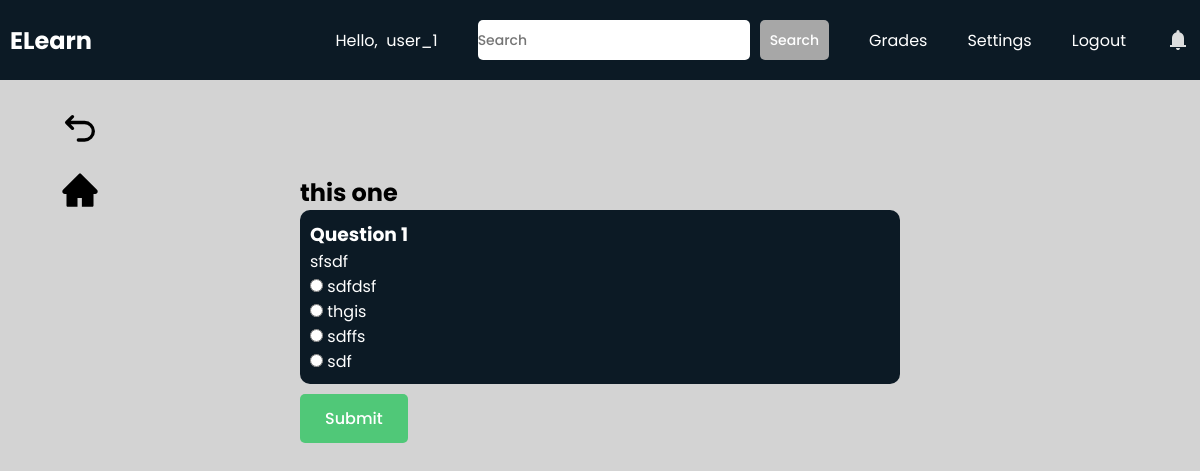
Screenshot of /students/quiz_view/bafcbacc844142ffbedcd6671171f530/bafcbacc844142ffbedcd6671171f530/ (signed in) with the database file from the repository.
### teachers/models.py (models this page shows, shortened)
class Quiz(models.Model):
    id = models.UUIDField(primary_key=True, default=uuid.uuid4, editable=False)
    course = models.ForeignKey(MyClass, on_delete=models.CASCADE, null=True)
    author = models.ForeignKey(User, on_delete=models.CASCADE)
    title = models.CharField(max_length=100)
    is_visible = models.BooleanField(default=False)
    attempts = models.PositiveIntegerField(default=1)
    weight = models.PositiveIntegerField(default=1)
    created_at = models.DateTimeField(default=timezone.now)

class Question(models.Model):
    id = models.AutoField(primary_key=True)
    quiz = models.ForeignKey(Quiz, on_delete=models.CASCADE)
    question_text = models.CharField(max_length=200)
    option1 = models.CharField(max_length=100)
    option2 = models.CharField(max_length=100)
    option3 = models.CharField(max_length=100)
    option4 = models.CharField(max_length=100)
    correct_answer = models.IntegerField(choices=[(1, 'Option 1'), (2, 'Option 2'), (3, 'Option 3'), (4, 'Option 4')])

### students/views.py (the view, shortened to what this page needs)
# urls.py: path("quiz_view/<str:id>/<str:course_id>/", views.quizView, name="quizView"),
def quizView(request, id, course_id):
    quiz = Quiz.objects.get(pk=id)
    questions = Question.objects.filter(quiz=quiz)
    attempt = 0
    try:
        grades = Grade.objects.filter(quiz=quiz, student=request.user)
        attempt = len(grades)
        grades = grades.annotate(max_grade=Max('grade'))
        highest_grade = grades.order_by('-max_grade').first()
    except ObjectDoesNotExist:
        grades = None
    context = {"questions":questions, "quiz":quiz, "courseId":course_id, "attempt":attempt, "grade":highest_grade}
    return render(request, "students/quizview.html", context)

### students/templates/students/quizview.html (shortened to what this page needs)
{% extends 'students/base.html' %}
{% load static %}
{% block extra_css %}
    <link rel="stylesheet" href="{% static 'css/quizview.css' %}">
{% endblock %}
{% block content %}
    <a class="backbtn" href="{% url 'students:quizHub' courseId%}"><svg xmlns="http://www.w3.org/2000/svg" width="24" height="24" viewBox="0 0 24 24"><path fill="none" stroke="currentColor" stroke-linecap="round" stroke-linejoin="round" stroke-width="2" d="M11 18h3.75a5.25 5.25 0 1 0 0-10.5H5M7.5 4L4 7.5L7.5 11"/></svg></a>
    <a class="backbtn" id="homebtn" href="{% url 'students:course' courseId%}"></a>
    <div id="contentwrapper">
        <div id="content">
            <div id="wrapper" {% if grade %}style="display: none;"{% endif %}>
                <h2>{{quiz.title}}</h2>
                <div id="quiz-wrapper">
                    <form id="form" method="post">
                        {% for question in questions %}
                        <div class="questions">
                            <h3>Question {{ forloop.counter }}</h3>
                            <p>{{ question.question_text }}</p>
                            {% if question.option1 %}
                                <label>
                                    <input type="radio" name="{{question.id}}" value="1"> {{ question.option1 }}
                                </label><br>
                            {% endif %}
                            {% if question.option2 %}
                                <label>
                                    <input type="radio" name="{{question.id}}" value="2"> {{ question.option2 }}
                                </label><br>
                            {% endif %}
                            {% if question.option3 %}
                                <label>
                                    <input type="radio" name="{{question.id}}" value="3"> {{ question.option3 }}
                                </label><br>
                            {% endif %}
                            {% if question.option4 %}
                                <label>
                                    <input type="radio" name="{{question.id}}" value="4"> {{ question.option4 }}
                                </label><br>
                            {% endif %}
                        </div>
                    {% endfor %}
                    </form>
                </div>
                <button id="submitbtn" class="btn">
                    Submit
                </button>
            </div>
        </div>
    </div>
{% endblock %}

### students/templates/students/base.html (shortened to what this page needs)
<!DOCTYPE html>
<html lang="en">
    <head>
        {% load static %}
        <link rel="stylesheet" href="{% static 'css/base.css' %}">
        <link rel="stylesheet" href="https://cdnjs.cloudflare.com/ajax/libs/font-awesome/6.3.0/css/all.min.css">
        {% block extra_css %}
        {% endblock %}
    </head>
    <body>
        <header>
            <nav class="navbar">
                <h2 class="logo"><a href="{% url 'students:home' %}">ELearn</a></h2>
                <ul class="all-links">
                    <li id="username"><span>Hello,  {{request.user}}</span></li>
                    <li>
                        <li>
                            <form class="nav-form" method="post" action="{% url 'students:search' %}">
                                <input
                                    type="text"
                                    name="subject"
                                    id="subject"
                                    placeholder="Search"
                                    class="nav-textarea-input"
                                />
                                <button class="nav-btn">
                                    Search
                                </button>
                            </form>
                        </li>
                    </li>
                    <li><a href="{% url 'students:studentReport' %}">Grades</a></li>
                    <li><a href="{% url 'students:settings' request.path%}">Settings</a></li>
                    <li><a href="{% url 'users:logoutPage' %}">Logout</a></li>
                    <li id="bell-icon">
                        <svg xmlns="http://www.w3.org/2000/svg" width="24" height="24" viewBox="0 0 24 24"><path fill="currentColor" d="M4 19v-2h2v-7q0-2.075 1.25-3.688T10.5 4.2v-.7q0-.625.438-1.063T12 2q.625 0 1.063.438T13.5 3.5v.7q2 .5 3.25 2.113T18 10v7h2v2H4Zm8 3q-.825 0-1.413-.588T10 20h4q0 .825-.588 1.413T12 22Z"/></svg>
                    </li>
                </ul>
            </nav>
        </header>
        {% block content %}
        {% endblock %}
    </body>
</html>

### teachers/static/css/base.css (style rules this page uses)
* { margin: 0; padding: 0; box-sizing: border-box; font-family: "Poppins", sans-serif; }
html { scroll-behavior: smooth; }
body { background: #d3d3d3; }
header { position: fixed; top: 0; left: 0; z-index: 5; width: 100%; display: flex; justify-content: center; background: #0C1A25; }
.navbar { display: flex; padding: 0 10px; max-width: 1200px; width: 100%; align-items: center; justify-content: space-between; }
.navbar .all-links { display: flex; align-items: center; }
.navbar .all-links li { position: relative; list-style: none; }
.navbar .logo a { display: flex; align-items: center; margin-left: 0; }
#bell-icon { display: flex; align-items: center; justify-content: center; }
header a, header span, header svg, header form { margin-left: 40px; text-decoration: none; color: #fff; height: 100%; padding: 20px 0; display: inline-block; }
#username { white-space: pre; }
header a:hover, footer a:hover, header svg { color: #ddd; }
.backbtn { position: fixed; top: 100px; left: 50px; padding: 10px; border-radius: 20%; display: flex; justify-content: center; align-items: center; cursor: pointer; }
#homebtn { top:160px; }
.backbtn svg { height: 40px; width: 40px; color: black; }
.nav-form { display: flex; align-items: center; justify-content: center; }
.nav-textarea-input { height: 40px; border: none; background: #FFFFFF; font-weight: 500; font-size: 14px; color: #07074D; border-radius: 5px; }
.nav-btn { height: 40px; font-size: 14px; border-radius: 5px; border: none; padding: 10px; margin-left: 10px; font-weight: 500; background-color: #a7a7a7; color: white; cursor: pointer; }

### teachers/static/css/quizview.css (style rules this page uses)
#contentwrapper { height: 100vh; padding-top: 75px; background: #d3d3d3; }
#content { height: calc(100%); display: flex; justify-content: center; }
#wrapper { width: 50%; margin-top: 100px; }
#quiz-wrapper { max-height: 60vh; min-width: 200px; width: 100%; overflow: auto; border-radius: 10px; }
.questions { color: white; background: #4e1b79; width: 100%; padding: 10px; }
.questions:nth-child(2n) { background-color: #0C1A25; }
.btn { font-size: 16px; border-radius: 5px; padding: 12px 25px; border: none; font-weight: 500; background-color: #50C878; color: white; cursor: pointer; margin-top: 10px; }

### rows the page displays
Quiz: title "this one"
Question: question_text "sfsdf", option1 "sdfdsf", option2 "thgis", option3 "sdffs", option4 "sdf"

### other values shown
{{ request.user }} "user_1"
